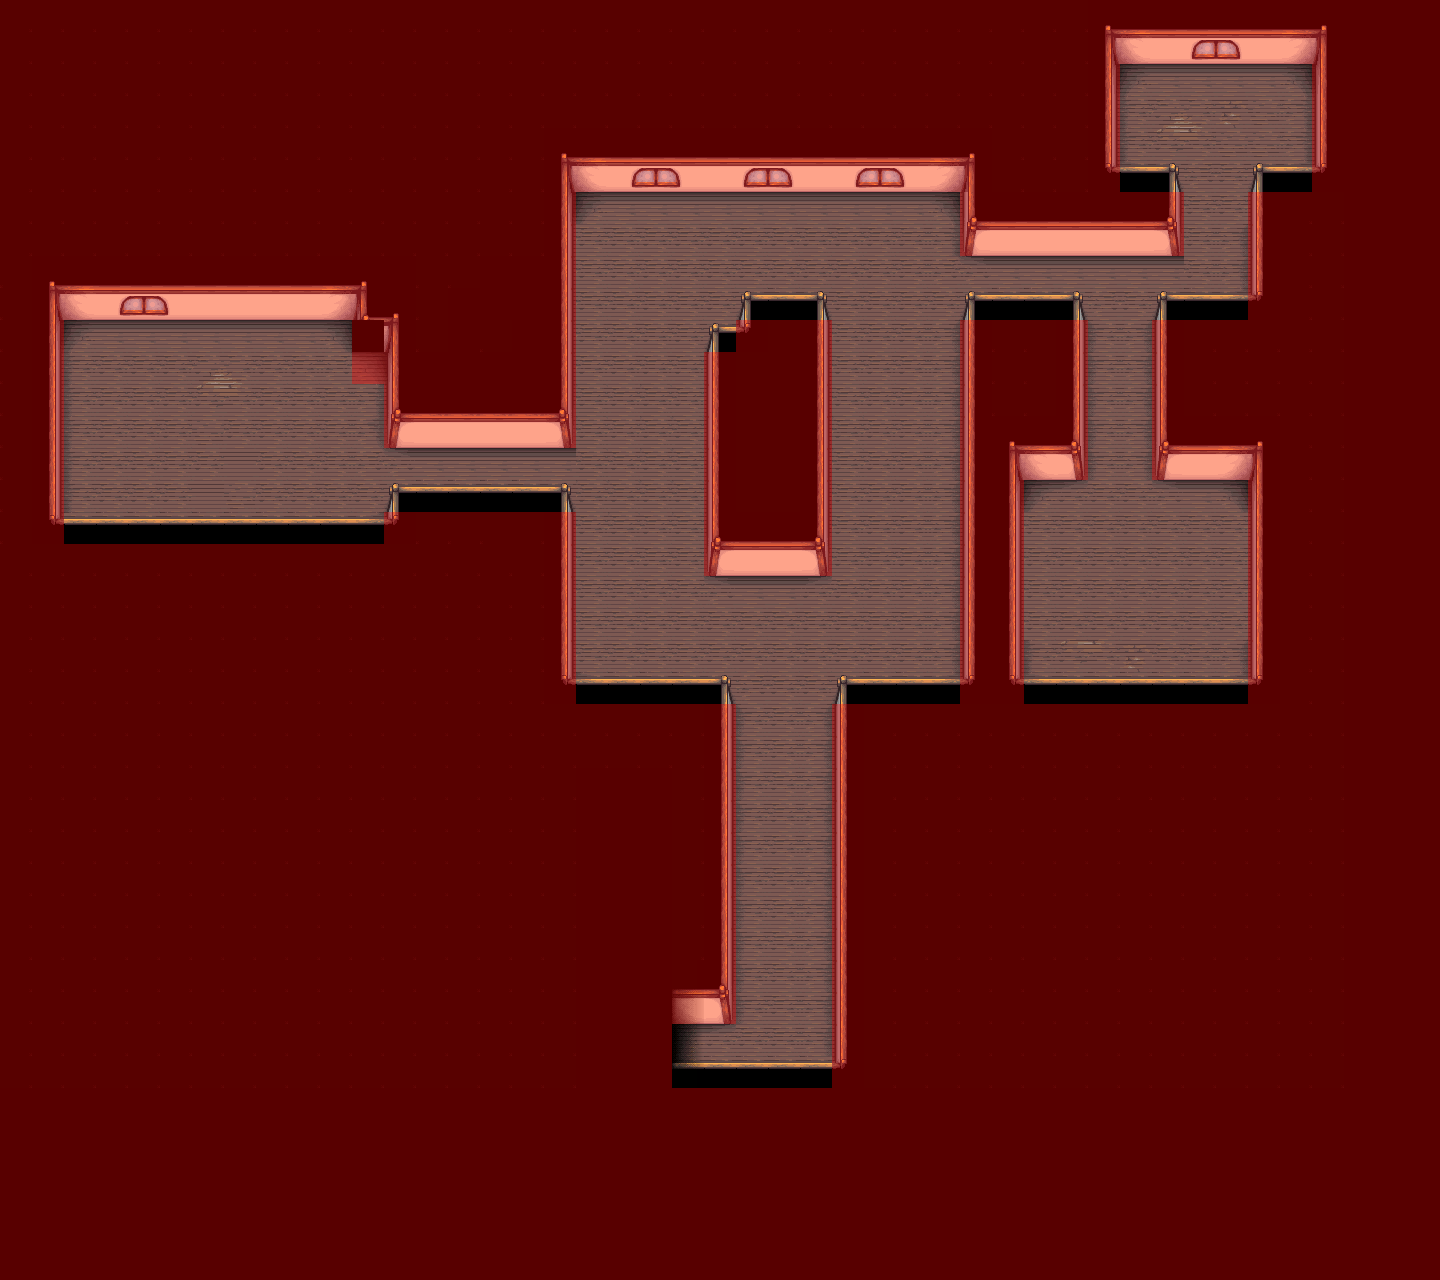

This is a level from a 2D game, rendered from its Tiled map with the project's own tilesets. A one-line summary and the map file follow, with tile-layer data summarised:
An orthogonal 45x40 tile map with 32x32 px tiles, 2 tile layers (Base, Blocking), 2 tilesets and 30 objects (12x Light, 11x Loot, 5x Guard, Player, Exit).

<map version="1.0" orientation="orthogonal" width="45" height="40" tilewidth="32" tileheight="32">
 <tileset firstgid="1" name="tilesetHouse" tilewidth="32" tileheight="32">
  <image source="tilesetHouse.png" width="288" height="416" />
 </tileset>
 <tileset firstgid="118" name="Hints" tilewidth="32" tileheight="32">
  <image source="Hints.png" width="96" height="64" />
 </tileset>
 <layer name="Base" width="45" height="40">
  <data>[1800 cells, 1800 non-empty, 65 distinct tile ids]</data>
 </layer>
 <layer name="Blocking" width="45" height="40">
  <data>[1800 cells, 1414 non-empty, 1 distinct tile ids]</data>
 </layer>
 <objectgroup name="Objects" width="45" height="40">
  <object name="player" type="Player" gid="123" x="117" y="379" />
  <object type="Loot" gid="122" x="1088" y="672" />
  <object type="Loot" gid="122" x="1120" y="672" />
  <object type="Loot" gid="122" x="1216" y="96" />
  <object type="Loot" gid="122" x="928" y="224" />
  <object type="Loot" gid="122" x="576" y="224" />
  <object type="Loot" gid="122" x="288" y="352" />
  <object type="Loot" gid="122" x="320" y="352" />
  <object type="Loot" gid="122" x="1216" y="576" />
  <object type="Loot" gid="122" x="928" y="672" />
  <object type="Loot" gid="122" x="1216" y="608" />
  <object type="Loot" gid="122" x="576" y="672" />
  <object type="Guard" gid="121" x="864" y="475">
   <properties>
    <property name="behaviour" value="Roaming" />
   </properties>
  </object>
  <object type="Guard" gid="121" x="608" y="480" rotation="90">
   <properties>
    <property name="viewPattern" value="90Turn" />
   </properties>
  </object>
  <object type="Guard" gid="121" x="1132" y="381" rotation="-90" />
  <object type="Guard" gid="121" x="800" y="704" rotation="-90">
   <properties>
    <property name="viewPattern" value="StrongSway" />
   </properties>
  </object>
  <object type="Exit" x="671" y="996" width="55" height="92" />
  <object type="Guard" gid="121" x="768" y="608" rotation="180">
   <properties>
    <property name="viewPattern" value="90TurnLeft" />
   </properties>
  </object>
 </objectgroup>
 <objectgroup name="Lights" width="45" height="40" visible="0">
  <object type="Light" x="35" y="232" width="215" height="255">
   <properties>
    <property name="variation" value="Window" />
   </properties>
   <ellipse />
  </object>
  <object type="Light" x="557" y="109" width="196" height="259">
   <properties>
    <property name="variation" value="Window" />
   </properties>
   <ellipse />
  </object>
  <object type="Light" x="1107" y="-39" width="216" height="320">
   <properties>
    <property name="variation" value="Window" />
   </properties>
   <ellipse />
  </object>
  <object type="Light" x="667" y="106" width="196" height="259">
   <properties>
    <property name="variation" value="Window" />
   </properties>
   <ellipse />
  </object>
  <object type="Light" x="779" y="105" width="196" height="259">
   <properties>
    <property name="variation" value="Window" />
   </properties>
   <ellipse />
  </object>
  <object type="Light" x="528" y="305" width="305" height="370">
   <ellipse />
  </object>
  <object type="Light" x="712" y="299" width="287" height="381">
   <ellipse />
  </object>
  <object type="Light" x="1012" y="440" width="255" height="260">
   <properties>
    <property name="strength" value="50" />
    <property name="variation" value="Ambient" />
   </properties>
   <ellipse />
  </object>
  <object type="Light" x="451" y="546" width="579" height="532">
   <properties>
    <property name="strength" value="50" />
    <property name="variation" value="Ambient" />
   </properties>
   <ellipse />
  </object>
  <object type="Light" x="519" y="452" width="503" height="285">
   <ellipse />
  </object>
  <object type="Light" x="116" y="261" width="318" height="279">
   <properties>
    <property name="strength" value="50" />
    <property name="variation" value="Ambient" />
   </properties>
   <ellipse />
  </object>
  <object type="Light" x="932" y="110" width="438" height="420">
   <properties>
    <property name="strength" value="50" />
    <property name="variation" value="Ambient" />
   </properties>
   <ellipse />
  </object>
 </objectgroup>
</map>